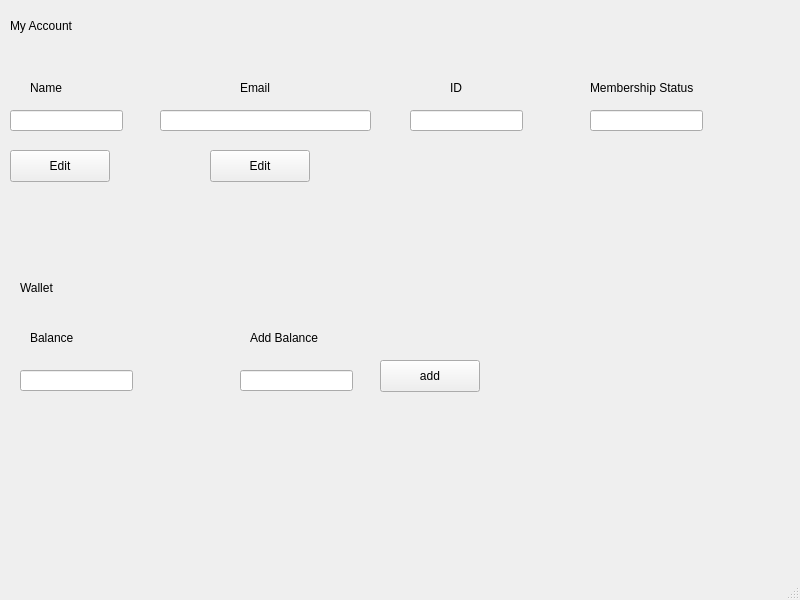
<?xml version="1.0" encoding="UTF-8"?>
<ui version="4.0">
 <class>AccountPage</class>
 <widget class="QMainWindow" name="AccountPage">
  <property name="geometry">
   <rect>
    <x>0</x>
    <y>0</y>
    <width>800</width>
    <height>600</height>
   </rect>
  </property>
  <property name="windowTitle">
   <string>MainWindow</string>
  </property>
  <widget class="QWidget" name="centralwidget">
   <widget class="QLabel" name="label">
    <property name="geometry">
     <rect>
      <x>10</x>
      <y>10</y>
      <width>171</width>
      <height>31</height>
     </rect>
    </property>
    <property name="text">
     <string>My Account</string>
    </property>
   </widget>
   <widget class="QLabel" name="label_2">
    <property name="geometry">
     <rect>
      <x>450</x>
      <y>80</y>
      <width>131</width>
      <height>16</height>
     </rect>
    </property>
    <property name="text">
     <string>ID</string>
    </property>
   </widget>
   <widget class="QLabel" name="label_3">
    <property name="geometry">
     <rect>
      <x>240</x>
      <y>80</y>
      <width>141</width>
      <height>16</height>
     </rect>
    </property>
    <property name="text">
     <string>Email</string>
    </property>
   </widget>
   <widget class="QLabel" name="label_4">
    <property name="geometry">
     <rect>
      <x>590</x>
      <y>80</y>
      <width>191</width>
      <height>16</height>
     </rect>
    </property>
    <property name="text">
     <string>Membership Status</string>
    </property>
   </widget>
   <widget class="QLineEdit" name="NameLine">
    <property name="geometry">
     <rect>
      <x>10</x>
      <y>110</y>
      <width>113</width>
      <height>21</height>
     </rect>
    </property>
   </widget>
   <widget class="QLabel" name="label_5">
    <property name="geometry">
     <rect>
      <x>30</x>
      <y>80</y>
      <width>111</width>
      <height>16</height>
     </rect>
    </property>
    <property name="text">
     <string>Name</string>
    </property>
   </widget>
   <widget class="QLineEdit" name="IDLine">
    <property name="geometry">
     <rect>
      <x>410</x>
      <y>110</y>
      <width>113</width>
      <height>21</height>
     </rect>
    </property>
    <property name="frame">
     <bool>true</bool>
    </property>
    <property name="readOnly">
     <bool>true</bool>
    </property>
   </widget>
   <widget class="QLineEdit" name="EmailLine">
    <property name="geometry">
     <rect>
      <x>160</x>
      <y>110</y>
      <width>211</width>
      <height>21</height>
     </rect>
    </property>
    <property name="frame">
     <bool>true</bool>
    </property>
   </widget>
   <widget class="QLineEdit" name="MemStautsLine">
    <property name="geometry">
     <rect>
      <x>590</x>
      <y>110</y>
      <width>113</width>
      <height>21</height>
     </rect>
    </property>
    <property name="readOnly">
     <bool>true</bool>
    </property>
   </widget>
   <widget class="QPushButton" name="EditName">
    <property name="geometry">
     <rect>
      <x>10</x>
      <y>150</y>
      <width>100</width>
      <height>32</height>
     </rect>
    </property>
    <property name="text">
     <string>Edit</string>
    </property>
   </widget>
   <widget class="QPushButton" name="EditEmail">
    <property name="geometry">
     <rect>
      <x>210</x>
      <y>150</y>
      <width>100</width>
      <height>32</height>
     </rect>
    </property>
    <property name="text">
     <string>Edit</string>
    </property>
   </widget>
   <widget class="QLabel" name="label_6">
    <property name="geometry">
     <rect>
      <x>20</x>
      <y>280</y>
      <width>171</width>
      <height>16</height>
     </rect>
    </property>
    <property name="text">
     <string>Wallet</string>
    </property>
   </widget>
   <widget class="QLabel" name="label_7">
    <property name="geometry">
     <rect>
      <x>30</x>
      <y>330</y>
      <width>161</width>
      <height>16</height>
     </rect>
    </property>
    <property name="text">
     <string>Balance </string>
    </property>
   </widget>
   <widget class="QLineEdit" name="BalanceLine">
    <property name="geometry">
     <rect>
      <x>20</x>
      <y>370</y>
      <width>113</width>
      <height>21</height>
     </rect>
    </property>
    <property name="readOnly">
     <bool>true</bool>
    </property>
   </widget>
   <widget class="QLabel" name="label_8">
    <property name="geometry">
     <rect>
      <x>250</x>
      <y>330</y>
      <width>211</width>
      <height>16</height>
     </rect>
    </property>
    <property name="text">
     <string>Add Balance</string>
    </property>
   </widget>
   <widget class="QLineEdit" name="add">
    <property name="geometry">
     <rect>
      <x>240</x>
      <y>370</y>
      <width>113</width>
      <height>21</height>
     </rect>
    </property>
    <property name="text">
     <string/>
    </property>
   </widget>
   <widget class="QPushButton" name="add_balance">
    <property name="geometry">
     <rect>
      <x>380</x>
      <y>360</y>
      <width>100</width>
      <height>32</height>
     </rect>
    </property>
    <property name="text">
     <string>add</string>
    </property>
   </widget>
  </widget>
  <widget class="QMenuBar" name="menubar">
   <property name="geometry">
    <rect>
     <x>0</x>
     <y>0</y>
     <width>800</width>
     <height>37</height>
    </rect>
   </property>
  </widget>
  <widget class="QStatusBar" name="statusbar"/>
 </widget>
 <resources/>
 <connections/>
</ui>
